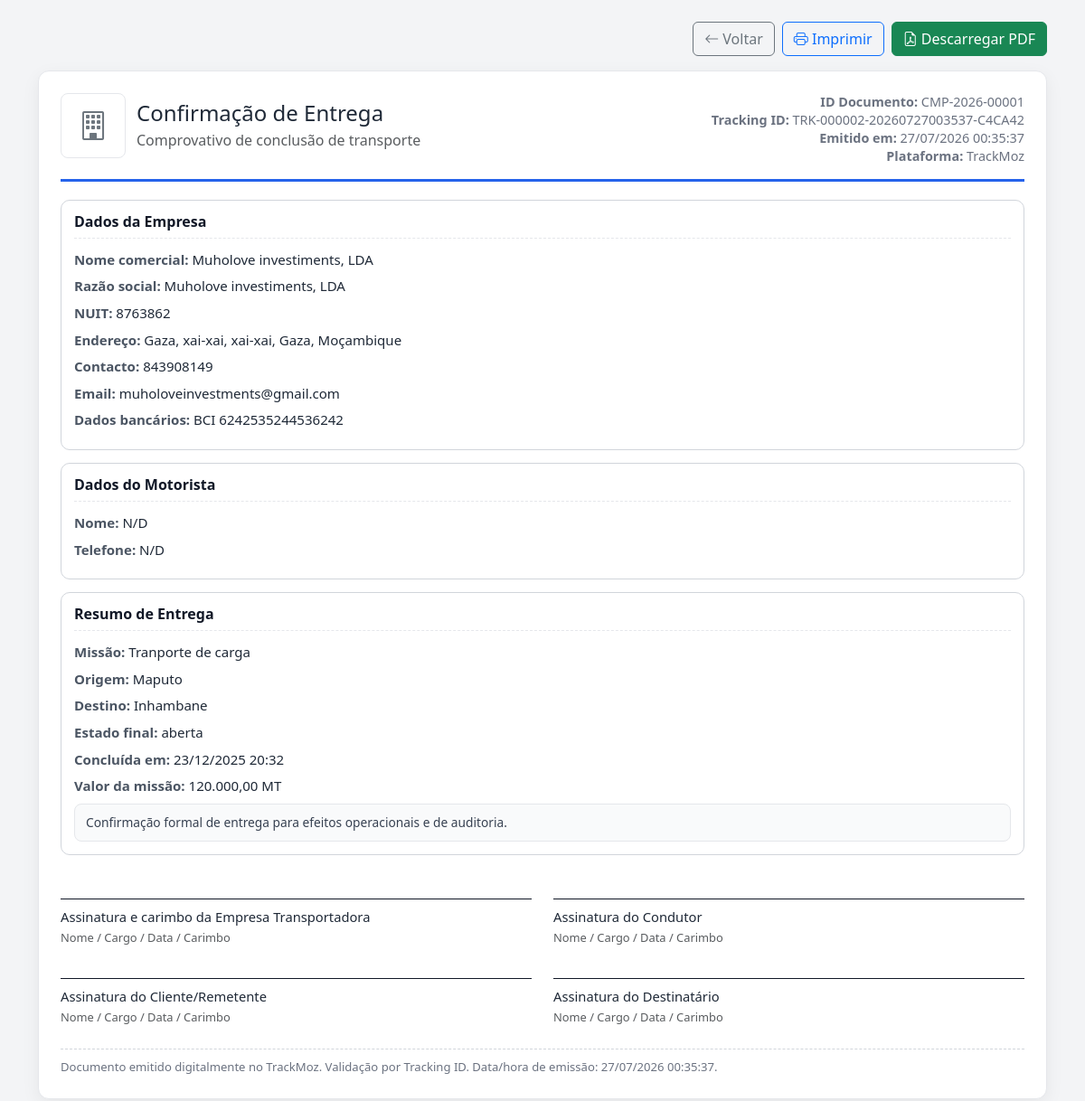
Screenshot of /pages/contratante/documentos/comprovativo-conclusao.php?id=2 (signed in) with the database file from the repository.
### tables this page shows
CREATE TABLE `perfil_empresa` (
  `id` int(11) NOT NULL,
  `usuario_id` int(11) NOT NULL,
  `nome_empresa` varchar(100) NOT NULL,
  `nuit` varchar(30) DEFAULT NULL,
  `tipo_empresa` varchar(50) DEFAULT NULL,
  `cnpj` varchar(20) DEFAULT NULL,
  `ramo_atividade` varchar(100) DEFAULT NULL,
  `site` varchar(255) DEFAULT NULL,
  `descricao` text,
  `endereco` varchar(255) DEFAULT NULL,
  `cidade` varchar(100) DEFAULT NULL,
  `responsavel_legal` varchar(100) DEFAULT NULL,
  `provincia` varchar(100) DEFAULT NULL,
  `telefone_comercial` varchar(20) DEFAULT NULL,
  `banco` varchar(100) DEFAULT NULL,
  `iban` varchar(100) DEFAULT NULL,
  `email_comercial` varchar(100) DEFAULT NULL,
  `avaliacao_media` decimal(3,1) DEFAULT '0.0',
  `total_missoes` int(11) DEFAULT '0',
  `verificada` tinyint(1) DEFAULT '0',
  `observacoes_verificacao` text,
  `distrito` varchar(100) DEFAULT NULL
);

CREATE TABLE `missoes` (
  `id` int(11) NOT NULL,
  `empresa_id` int(11) NOT NULL,
  `caminhoneiro_id` int(11) DEFAULT NULL,
  `transportador_id` int(11) DEFAULT NULL,
  `parceria_id` int(11) DEFAULT NULL,
  `titulo` varchar(100) NOT NULL,
  `descricao` text,
  `origem` varchar(100) NOT NULL,
  `local_origem_id` int(11) DEFAULT NULL,
  `destino` varchar(100) NOT NULL,
  `local_destino_id` int(11) DEFAULT NULL,
  `tipo_veiculo` varchar(50) DEFAULT NULL,
  `tipo_carga` varchar(50) DEFAULT NULL,
  `peso_carga` decimal(10,2) DEFAULT NULL,
  `valor` decimal(10,2) DEFAULT NULL,
  `prazo_entrega` date DEFAULT NULL,
  `status` enum('aberta','em_negociacao','aceita','em_andamento','concluida','cancelada','aguardando_confirmacao','emergencia','em_transito','em_entrega') DEFAULT 'aberta',
  `data_criacao` timestamp NULL DEFAULT CURRENT_TIMESTAMP,
  `data_atualizacao` timestamp NULL DEFAULT CURRENT_TIMESTAMP ON UPDATE CURRENT_TIMESTAMP,
  `ultima_atualizacao` timestamp NULL DEFAULT CURRENT_TIMESTAMP ON UPDATE CURRENT_TIMESTAMP,
  `status_viagem` enum('nao_iniciada','coleta','entrega','finalizada') DEFAULT 'nao_iniciada',
  `requer_documento_carga` tinyint(1) DEFAULT '0',
  `tipo_documento_carga` varchar(100) DEFAULT NULL,
  `chegada_destino` timestamp NULL DEFAULT NULL,
  `data_inicio` timestamp NULL DEFAULT NULL,
  `data_coleta` timestamp NULL DEFAULT NULL,
  `data_chegada` timestamp NULL DEFAULT NULL
);

### includes/helpers.php (called while the page is built, shortened)
<?php
function e(?string $value): string
{
    return htmlspecialchars((string)($value ?? ''), ENT_QUOTES, 'UTF-8');
}
function table_has_column(PDO $conn, string $table, string $column): bool
{
    $stmt = $conn->prepare(
        'SELECT COUNT(*) FROM information_schema.COLUMNS
         WHERE TABLE_SCHEMA = DATABASE() AND TABLE_NAME = :t AND COLUMN_NAME = :c'
    );
    $stmt->execute([':t' => $table, ':c' => $column]);
    return (int)$stmt->fetchColumn() > 0;
}

### includes/branding-helpers.php (called while the page is built, shortened)
<?php
require_once __DIR__ . '/helpers.php';
function tmz_branding_defaults(): array
{
    return [
        'usuario_id'          => 0,
        'tipo'                => 'empresa',
        'nome_comercial'      => 'TrackMoz',
        'razao_social'        => '',
        'nuit'                => '',
        'endereco'            => '',
        'cidade'              => '',
        'distrito'            => '',
        'provincia'           => '',
        'pais'                => 'Moçambique',
        'telefone'            => '',
        'telefone_comercial'  => '',
        'email'               => '',
        'email_comercial'     => '',
        'website'             => '',
        'cor_institucional'   => '#2563eb',
        'descricao'           => '',
        'ano_fundacao'        => null,
        'especialidade'       => '',
        'licenca'             => '',
        'provincias_operacao' => '',
        'logo_url'            => null,
        'banco'               => '',
        'iban'                => '',
        'responsavel_legal'   => '',
    ];
}
function tmz_logo_url(?string $filename, string $pasta = 'logos'): ?string
{
    $file = trim((string)$filename);
    if ($file === '') {
        return null;
    }
    return BASE_URL . '/uploads/' . $pasta . '/' . rawurlencode($file);
}
function tmz_get_branding(PDO $conn, int $usuarioId, string $tipo = 'empresa'): array
{
    $brand = tmz_branding_defaults();
    $stmt = $conn->prepare('SELECT id, nome, email, telefone, tipo_usuario FROM usuarios WHERE id = ?');
    $stmt->execute([$usuarioId]);
    $u = $stmt->fetch(PDO::FETCH_ASSOC);
    $brand['usuario_id'] = $usuarioId;
    $brand['tipo']       = $u['tipo_usuario'] ?? $tipo;
    $brand['email']      = $u['email'] ?? '';
    $brand['telefone']   = $u['telefone'] ?? '';
    $stmt = $conn->prepare('SELECT * FROM perfil_empresa WHERE usuario_id = ? LIMIT 1');
    $stmt->execute([$usuarioId]);
    $p = $stmt->fetch(PDO::FETCH_ASSOC) ?: [];
    $brand['nome_comercial']     = $p['nome_empresa'] ?? $u['nome'] ?? '';
    $brand['razao_social']       = $p['razao_social'] ?? $p['nome_empresa'] ?? '';
    $brand['nuit']               = $p['nuit'] ?? '';
    $brand['endereco']           = $p['endereco'] ?? '';
    $brand['cidade']             = $p['cidade'] ?? '';
    $brand['distrito']           = $p['distrito'] ?? '';
    $brand['provincia']          = $p['provincia'] ?? '';
    $brand['pais']               = $p['pais'] ?? 'Moçambique';
    $brand['telefone_comercial'] = $p['telefone_comercial'] ?? '';
    $brand['email_comercial']    = $p['email_comercial'] ?? ($p['email_comercial'] ?? '');
    $brand['website']            = $p['website'] ?? ($p['site'] ?? '');
    $brand['cor_institucional']  = $p['cor_institucional'] ?? '#2563eb';
    $brand['descricao']          = $p['descricao'] ?? '';
    $brand['ano_fundacao']       = $p['ano_fundacao'] ?? null;
    $brand['especialidade']      = $p['especialidade'] ?? ($p['ramo_atividade'] ?? ($p['tipo_empresa'] ?? ''));
    $brand['licenca']            = $p['licenca'] ?? ($p['cnpj'] ?? '');
    $brand['provincias_operacao']= $p['provincias_operacao'] ?? '';
    $brand['logo_url']           = tmz_logo_url($p['logo_empresa'] ?? null);
    $brand['banco']              = $p['banco'] ?? '';
    $brand['iban']               = $p['iban'] ?? '';
    $brand['responsavel_legal']  = $p['responsavel_legal'] ?? '';
    return $brand;
}
function tmz_branding_endereco_linha(array $brand): string
{
    $parts = array_filter([
        $brand['endereco'] ?? '',
        $brand['cidade'] ?? '',
        $brand['distrito'] ?? '',
        $brand['provincia'] ?? '',
        $brand['pais'] ?? '',
    ], fn($v) => trim((string)$v) !== '');
    return implode(', ', $parts) ?: 'N/D';
}
function tmz_branding_css_var(array $brand): string
{
    $cor = preg_match('/^#[0-9a-fA-F]{6}$/', (string)($brand['cor_institucional'] ?? ''))
        ? $brand['cor_institucional']
        : '#2563eb';
    return $cor;
}

### pages/contratante/documentos/comprovativo-conclusao.php (the view, shortened to what this page needs)
<?php
require_once '../../../config/database.php';
require_once '../../../includes/helpers.php';
$missao_id = isset($_GET['id']) ? (int)$_GET['id'] : 0;
try {
    $hasLogoColumn = table_has_column($conn, 'perfil_empresa', 'logo_empresa');
    $logoSelect = $hasLogoColumn ? ', pe.logo_empresa' : ", '' AS logo_empresa";
    $empresa_id_filter = null;
    if (($_SESSION['user_type'] ?? null) === 'empresa') {
        $empresa_id_filter = (int)$_SESSION['user_id'];
    }
    $sql = "SELECT m.*,
            pe.nome_empresa, pe.nuit {$logoSelect},
            u.nome AS nome_caminhoneiro, u.telefone AS telefone_caminhoneiro, u.foto_perfil
            FROM missoes m
            LEFT JOIN perfil_empresa pe ON pe.usuario_id = m.empresa_id
            LEFT JOIN usuarios u ON u.id = m.caminhoneiro_id
            WHERE m.id = :id";
    if ($empresa_id_filter !== null) {
        $sql .= " AND m.empresa_id = :empresa_id";
    }
    $stmt = $conn->prepare($sql);
    $params = [':id' => $missao_id];
    if ($empresa_id_filter !== null) {
        $params[':empresa_id'] = $empresa_id_filter;
    }
    $stmt->execute($params);
    $doc = $stmt->fetch(PDO::FETCH_ASSOC);
} catch (PDOException $e) {
    error_log('Erro documento comprovativo-conclusao.php: ' . $e->getMessage());
    http_response_code(500);
    echo 'Erro ao gerar documento.';
    exit;
}
require_once '../../../includes/documento-profissional.php';
$trackingId = tmz_generate_document_id('TRK', $missao_id);
$documentId = tmz_docs_next_number($conn, 'comprovativo_conclusao');
$backUrl = BASE_URL . '/pages/contratante/detalhes-missao.php?id=' . $missao_id;
$docBrand = tmz_doc_brand_for_missao($conn, $doc);
$logoUrl = $docBrand['logoUrl'];
$accentColor = $docBrand['accent'];
$brand = $docBrand['brand'];
?>
<?php echo tmz_html_empresa_emissora($brand, 'Dados da Empresa'); ?>
<div class="doc-section">
    <h6>Dados do Motorista</h6>
    <div class="kv"><span class="k">Nome:</span> <?php echo e(tmz_safe_text($doc['nome_caminhoneiro'] ?? null)); ?></div>
    <div class="kv"><span class="k">Telefone:</span> <?php echo e(tmz_safe_text($doc['telefone_caminhoneiro'] ?? null)); ?></div>
</div>
<div class="doc-section">
    <h6>Resumo de Entrega</h6>
    <div class="kv"><span class="k">Missão:</span> <?php echo e(tmz_safe_text($doc['titulo'] ?? null)); ?></div>
    <div class="kv"><span class="k">Origem:</span> <?php echo e(tmz_safe_text($doc['origem'] ?? null)); ?></div>
    <div class="kv"><span class="k">Destino:</span> <?php echo e(tmz_safe_text($doc['destino'] ?? null)); ?></div>
    <div class="kv"><span class="k">Estado final:</span> <?php echo e(tmz_safe_text($doc['status'] ?? null)); ?></div>
    <div class="kv"><span class="k">Concluída em:</span> <?php echo e(tmz_doc_date($doc['data_atualizacao'] ?? null, 'd/m/Y H:i')); ?></div>
    <div class="kv"><span class="k">Valor da missão:</span> <?php echo e(tmz_doc_money($doc['valor'] ?? null)); ?></div>
    <div class="doc-note mt-2">Confirmação formal de entrega para efeitos operacionais e de auditoria.</div>
</div>
<?php
$body = ob_get_clean();
tmz_render_document_page(
    'Confirmação de Entrega',
    'Comprovativo de conclusão de transporte',
    $documentId,
    $trackingId,
    $backUrl,
    $logoUrl,
    $body,
    [
        'Assinatura e carimbo da Empresa Transportadora',
        'Assinatura do Condutor',
        'Assinatura do Cliente/Remetente',
        'Assinatura do Destinatário',
    ],
    $accentColor
);
exit;

### includes/documento-profissional.php (shortened to what this page needs)
<?php
require_once __DIR__ . '/helpers.php';
require_once __DIR__ . '/branding-helpers.php';
function tmz_safe_text($value, string $fallback = 'N/D'): string
{
    $txt = trim((string)($value ?? ''));
    return $txt !== '' ? $txt : $fallback;
}
function tmz_doc_money($value): string
{
    return number_format((float)$value, 2, ',', '.') . ' MT';
}
function tmz_doc_date($value, string $format = 'd/m/Y'): string
{
    $ts = strtotime((string)$value);
    return date($format, $ts);
}
function tmz_doc_signature_block(string $title): string
{
    return '<div class="sign-box">' . e($title) . '<br><small class="text-muted">Nome / Cargo / Data / Carimbo</small></div>';
}
function tmz_company_logo_url(array $doc): ?string
{
    $logo = trim((string)($doc['logo_empresa'] ?? ''));
    $fallback = trim((string)($doc['foto_perfil'] ?? ''));
    return null;
}
function tmz_doc_brand_for_missao(PDO $conn, array $doc): array
{
    $brand = tmz_get_branding($conn, (int)($doc['empresa_id'] ?? 0), 'empresa');
    return [
        'brand'   => $brand,
        'logoUrl' => $brand['logo_url'] ?? tmz_company_logo_url($doc),
        'accent'  => tmz_branding_css_var($brand),
    ];
}
function tmz_html_empresa_emissora(array $brand, string $titulo = 'Empresa Emissora'): string
{
    $html = '<div class="doc-section"><h6>' . e($titulo) . '</h6>';
    $html .= '<div class="kv"><span class="k">Nome comercial:</span> ' . e(tmz_safe_text($brand['nome_comercial'] ?? null)) . '</div>';
    if (trim((string)($brand['razao_social'] ?? '')) !== '') {
        $html .= '<div class="kv"><span class="k">Razão social:</span> ' . e(tmz_safe_text($brand['razao_social'])) . '</div>';
    }
    $html .= '<div class="kv"><span class="k">NUIT:</span> ' . e(tmz_safe_text($brand['nuit'] ?? null)) . '</div>';
    $html .= '<div class="kv"><span class="k">Endereço:</span> ' . e(tmz_branding_endereco_linha($brand)) . '</div>';
    $contacto = trim((string)($brand['telefone_comercial'] ?? '')) ?: trim((string)($brand['telefone'] ?? ''));
    $html .= '<div class="kv"><span class="k">Contacto:</span> ' . e(tmz_safe_text($contacto)) . '</div>';
    if (trim((string)($brand['email_comercial'] ?? '')) !== '') {
        $html .= '<div class="kv"><span class="k">Email:</span> ' . e(tmz_safe_text($brand['email_comercial'])) . '</div>';
    }
    $bancoInfo = trim(trim((string)($brand['banco'] ?? '')) . ' ' . trim((string)($brand['iban'] ?? '')));
    if ($bancoInfo !== '') {
        $html .= '<div class="kv"><span class="k">Dados bancários:</span> ' . e($bancoInfo) . '</div>';
    }
    $html .= '</div>';
    return $html;
}
function tmz_render_document_page(
    string $title,
    string $subtitle,
    string $documentId,
    string $trackingId,
    string $backUrl,
    ?string $logoUrl,
    string $bodyHtml,
    ?array $signers = null,
    ?string $accentColor = null
): void {
    $emitidoEm = date('d/m/Y H:i:s');
    ?>
<!DOCTYPE html>
<html lang="pt">
<head>
    <link href="https://cdn.jsdelivr.net/npm/bootstrap@5.3.0/dist/css/bootstrap.min.css" rel="stylesheet">
    <link rel="stylesheet" href="https://cdn.jsdelivr.net/npm/bootstrap-icons@1.7.2/font/bootstrap-icons.css">
</head>
<body>
<div class="container my-4">
    <div class="d-flex justify-content-end gap-2 no-print mb-3">
        <a class="btn btn-outline-secondary" href="<?php echo e($backUrl); ?>">
            <i class="bi bi-arrow-left"></i> Voltar
        </a>
        <button class="btn btn-outline-primary" onclick="window.print()">
            <i class="bi bi-printer"></i> Imprimir
        </button>
        <button class="btn btn-success" id="btnDownloadPdf">
            <i class="bi bi-file-earmark-pdf"></i> Descarregar PDF
        </button>
    </div>
    <div class="doc-card p-4" id="docContent">
        <div class="doc-head d-flex justify-content-between align-items-start flex-wrap gap-3">
            <div class="doc-brand">
                <?php if ($logoUrl !== null): ?>
                    <img src="<?php echo e($logoUrl); ?>" alt="Logo da empresa" class="doc-logo">
                <?php else: ?>
                    <div class="doc-logo d-flex align-items-center justify-content-center">
                        <i class="bi bi-building fs-2 text-secondary"></i>
                    </div>
                <?php endif; ?>
                <div>
                    <h4 class="mb-1"><?php echo e($title); ?></h4>
                    <div class="text-muted"><?php echo e($subtitle); ?></div>
                </div>
            </div>
            <div class="doc-meta text-end">
                <div><strong>ID Documento:</strong> <?php echo e($documentId); ?></div>
                <div><strong>Tracking ID:</strong> <?php echo e($trackingId); ?></div>
                <div><strong>Emitido em:</strong> <?php echo e($emitidoEm); ?></div>
                <div><strong>Plataforma:</strong> TrackMoz</div>
            </div>
        </div>
        <?php echo $bodyHtml; ?>
        <?php
            $defaultSigners = [
                'Assinatura e carimbo da Empresa Transportadora',
                'Assinatura do Cliente/Remetente',
                'Assinatura do Destinatário',
                'Assinatura do Condutor',
            ];
            $signersToRender = $signers ?? $defaultSigners;
        ?>
        <div class="row mt-2">
            <?php foreach ($signersToRender as $label): ?>
                <div class="col-md-6">
                    <?php echo tmz_doc_signature_block((string)$label); ?>
                </div>
            <?php endforeach; ?>
        </div>
        <div class="doc-footer">
            Documento emitido digitalmente no TrackMoz. Validação por Tracking ID.
            Data/hora de emissão: <?php echo e($emitidoEm); ?>.
        </div>
    </div>
</div>
</body>
</html>
<?php
}

### rows the page displays
perfil_empresa: nome_empresa "Muholove investiments, LDA", nuit "8763862", telefone_comercial "843908149", email_comercial "muholoveinvestments@gmail.com", bancoInfo "BCI 6242535244536242"
missoes: titulo "Tranporte de carga", origem "Maputo", destino "Inhambane", status "aberta", data_atualizacao "23/12/2025 20:32", valor "120.000,00 MT"

### other values shown
$title "Confirmação de Entrega"
$subtitle "Comprovativo de conclusão de transporte"
$documentId "CMP-2026-00001"
$trackingId "TRK-000002-20260727003537-C4CA42"
$titulo "Dados da Empresa"
tmz_branding_endereco_linha($brand) "Gaza, xai-xai, xai-xai, Gaza, Moçambique"
tmz_safe_text($doc['nome_caminhoneiro'] ?? null) "N/D"
tmz_safe_text($doc['telefone_caminhoneiro'] ?? null) "N/D"
$title "Assinatura e carimbo da Empresa Transportadora"
$title "Assinatura do Condutor"
$title "Assinatura do Cliente/Remetente"
$title "Assinatura do Destinatário"
